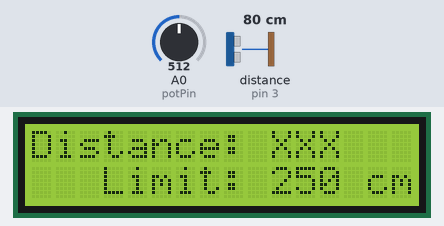
The sketch below on a simulated Arduino Uno, built with avr-gcc and run on an emulated ATmega328P. Parts: 16×2 character LCD. Wiring (inferred from the names in the program): ultrasonic range finder: trigger pin 2; echo pin 3. The inputs (shaded band) are chosen by the test bench; at power-on: distance to the obstacle (sensor on pin 3) 80 cm, A0 (potPin) = 512. The echo pulse lasts 58.3 µs per cm.

Above: at 1.2 s.
1.3 s: distance to the obstacle (sensor on pin 3) set to 2 cm
At 2.3 s:
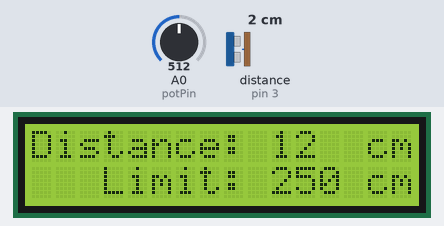
3.0 s: A0 (potPin) set to 28
At 4.1 s:
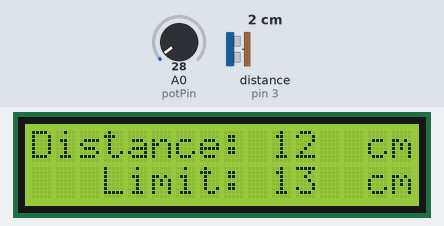
4.7 s: A0 (potPin) set to 22
At 5.4 s:
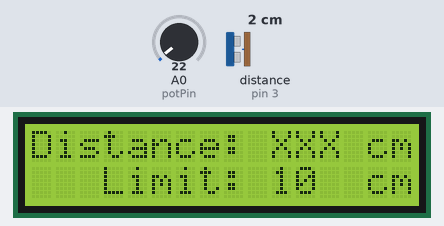
6.5 s: A0 (potPin) set to 0
At 7.5 s:
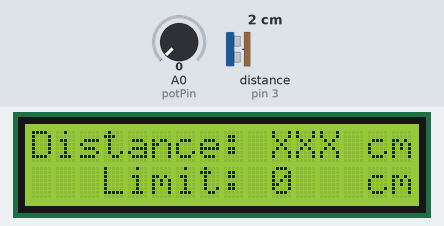
Timing chart, 0 to 9.5 s (numbered marks = the images above; inputs shaded):
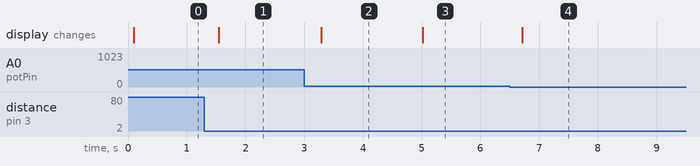

Measured:
- the behaviour switches between 25 and 24 on A0 (potPin) (found by bisection; images 2 and 3)
- after the input at 1.3 s, the display: changes after 0.24 s (image 1)
- after the input at 3.0 s, the display: changes after 0.29 s (image 2)
- after the input at 4.7 s, the display: changes after 0.32 s (image 3)
- after the input at 6.5 s, the display: changes after 0.21 s (image 4)

The sketch:

UltrasonicWithPotentiometer.ino
```cpp
#include <LiquidCrystal_I2C.h>
LiquidCrystal_I2C lcd(0x27, 16, 2);

// PINS
int triggerPin = 2;
int echoPin = 3;
int potPin = A0;

int cm = 0;
int minDistance = 0;
int maxDistance = 500;

long readUltrasonicDistance(int triggerPin, int echoPin){
  digitalWrite(triggerPin, LOW);
  delayMicroseconds(2);
  digitalWrite(triggerPin, HIGH);
  delayMicroseconds(10);
  digitalWrite(triggerPin, LOW);
  return pulseIn(echoPin, HIGH);
}

void setup() {
  Serial.begin(9600);
  pinMode(triggerPin, OUTPUT);
  pinMode(echoPin, INPUT);
  lcd.begin();
  lcd.backlight();
}

void loop() {
  int distanceLimit = map(analogRead(potPin), 0, 1023, minDistance,maxDistance);
  cm = 0.12523 * readUltrasonicDistance(triggerPin, echoPin);

  lcd.setCursor(3, 1);
  lcd.print("Limit:       ");
  lcd.setCursor(10, 1);
  lcd.print(distanceLimit);
  lcd.setCursor(14, 1);
  lcd.print("cm");

  if (cm <= distanceLimit) {
    lcd.setCursor(0, 0);
    lcd.print("Distance:       ");
    lcd.setCursor(10, 0);
    lcd.print(cm);
    lcd.setCursor(14, 0);
    lcd.print("cm");
  }else {
    lcd.setCursor(0, 0);
    lcd.print("Distance: XXX");
  }
  delay(250);
}
```
